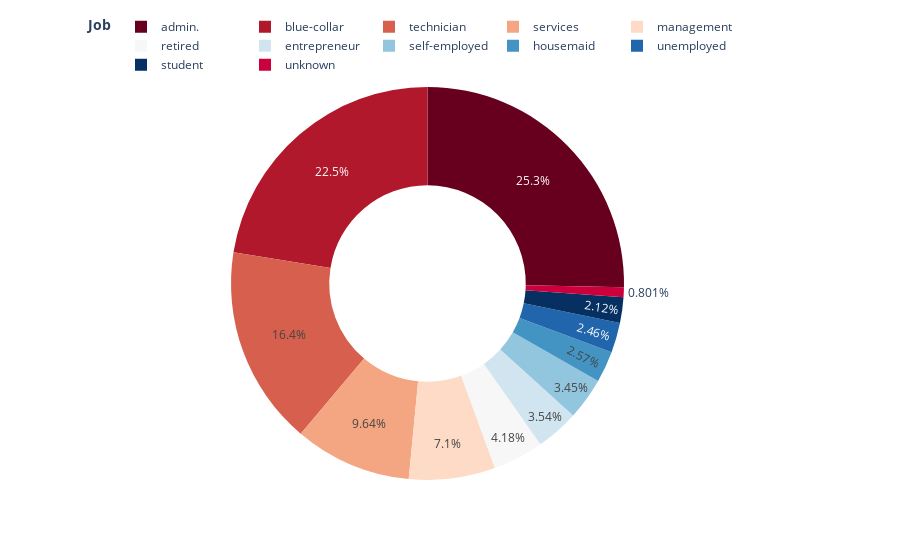

Notebook source saved alongside this figure:
### Code cell
vc2 = df['job'].value_counts().reset_index()
vc2.columns = ['Job', 'Count']
fig = px.pie(vc2, names='Job', values='Count', hole=0.5, color_discrete_sequence=px.colors.sequential.RdBu)
fig.update_layout(title_x=0.5, showlegend=True, legend_title_text='<b>Job</b>', legend=dict(orientation='h', yanchor='bottom', y=1.02, xanchor='right', x=1))

### Figure 1 — Plotly figure (JSON) as saved in the notebook; plotly's stock layout.template omitted (floating-point values rounded to 4 significant figures)
{"data": [{"domain": {"x": [0, 1], "y": [0, 1]}, "hole": 0.5, "hovertemplate": "Job=%{label}<br>Count=%{value}<extra></extra>", "labels": ["admin.", "blue-collar", "technician", "services", "management", "retired", "entrepreneur", "self-employed", "housemaid", "unemployed", "student", "unknown"], "legendgroup": "", "name": "", "showlegend": true, "type": "pie", "values": [10422, 9254, 6743, 3969, 2924, 1720, 1456, 1421, 1060, 1014, 875, 330]}], "layout": {"legend": {"orientation": "h", "title": {"text": "<b>Job</b>"}, "tracegroupgap": 0, "x": 1, "xanchor": "right", "y": 1.02, "yanchor": "bottom"}, "margin": {"t": 60}, "piecolorway": ["rgb(103,0,31)", "rgb(178,24,43)", "rgb(214,96,77)", "rgb(244,165,130)", "rgb(253,219,199)", "rgb(247,247,247)", "rgb(209,229,240)", "rgb(146,197,222)", "rgb(67,147,195)", "rgb(33,102,172)", "rgb(5,48,97)"], "showlegend": true, "title": {"x": 0.5}}}
